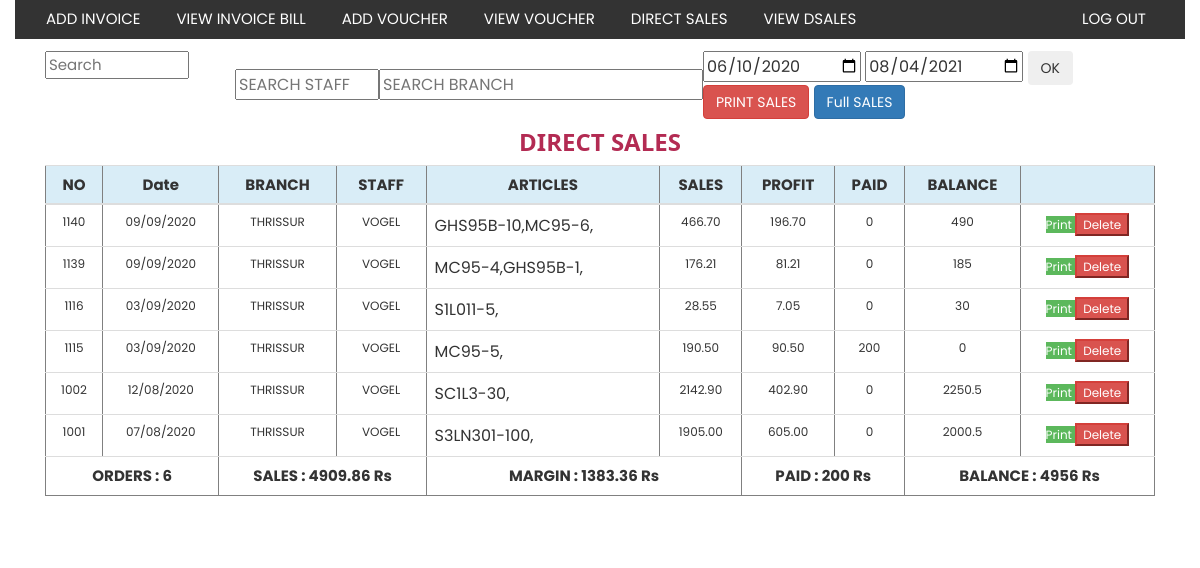
The app's page /staff/ds_view.php with its own data.
### tables this page shows
CREATE TABLE `sales` (
  `sales_id` int(11) NOT NULL,
  `invoice_no` varchar(250) NOT NULL,
  `sales_date` date NOT NULL,
  `sales_time` time NOT NULL,
  `customer_id` int(11) NOT NULL,
  `staff_id` int(11) NOT NULL,
  `sales` decimal(11,2) NOT NULL,
  `profit` decimal(11,2) NOT NULL,
  `paid` varchar(250) NOT NULL,
  `enter_datetime` datetime NOT NULL DEFAULT current_timestamp(),
  `category` int(11) NOT NULL DEFAULT 0,
  `total` decimal(11,2) NOT NULL
);

CREATE TABLE `branches` (
  `branch_id` int(11) NOT NULL,
  `branch_name` varchar(250) NOT NULL
);

CREATE TABLE `staffs` (
  `staff_id` int(11) NOT NULL,
  `staff_name` varchar(250) NOT NULL,
  `branch_id` int(11) NOT NULL,
  `salary` varchar(250) NOT NULL,
  `amount_limit` decimal(11,2) NOT NULL,
  `credit_amount` varchar(250) NOT NULL,
  `staff_ta` decimal(11,2) NOT NULL,
  `staff_allowance` decimal(11,2) NOT NULL,
  `staff_incentive` decimal(11,2) NOT NULL,
  `advance_limit` decimal(11,2) NOT NULL,
  `area` varchar(250) NOT NULL,
  `category` int(11) NOT NULL,
  `first_name` varchar(250) NOT NULL
);

CREATE TABLE `sales_articles` (
  `id` int(11) NOT NULL,
  `sales_id` int(11) NOT NULL,
  `article_id` int(11) NOT NULL,
  `article_qty` int(11) NOT NULL,
  `article_discount` decimal(11,2) NOT NULL
);

CREATE TABLE `articles` (
  `article_id` int(11) NOT NULL,
  `article_name` varchar(250) NOT NULL,
  `supplier_id` int(11) NOT NULL,
  `article_price` decimal(11,2) NOT NULL,
  `article_stock` int(11) DEFAULT 0,
  `article_no` varchar(250) NOT NULL,
  `sales_price` decimal(11,2) NOT NULL,
  `hsn_no` varchar(250) NOT NULL,
  `sgst` varchar(250) NOT NULL,
  `cgst` varchar(250) NOT NULL,
  `igst` varchar(250) NOT NULL,
  `staff_stock` int(11) DEFAULT 0,
  `enter_datetime` datetime NOT NULL DEFAULT current_timestamp(),
  `sold` int(11) DEFAULT 0,
  `dsold` int(11) DEFAULT 0,
  `fsold` int(11) DEFAULT 0,
  `cess` decimal(11,2) NOT NULL
);

### connect.php (called while the page is built, shortened)
<?php
   $date = date("Y-m-d");
?>

### staff/ds_view.php (the view, shortened to what this page needs)
<?php
      include ("../connect.php");
  $user_name = $_SESSION["username"];
   $date = date("Y-m-d");?>
  <link rel="stylesheet" href="https://maxcdn.bootstrapcdn.com/bootstrap/3.4.0/css/bootstrap.min.css">
  <link rel="stylesheet" href="../css/w3.css">
  <link rel="stylesheet" type="text/css" href="../css/sweetalert.css"><label hidden="">invalid</label>
</head>
<body>
  <div id="main_ddiv" class="col-lg-12">
  <div class="col-lg-12" style="background-color: #333;">
 <a class="w3-bar-item w3-button w3-hover-yellow navoption" href="../staff/home2.php" >ADD  INVOICE   </a>
    <a class="w3-bar-item w3-button w3-hover-yellow navoption" href="../staff/view_sales.php" > VIEW INVOICE BILL  </a>
    <a class="w3-bar-item w3-button w3-hover-yellow navoption" href="../staff/home3.php" > ADD VOUCHER </a>
    <a class="w3-bar-item w3-button w3-hover-yellow navoption" href="../staff/vouchers.php" > VIEW VOUCHER </a>
    <a class="w3-bar-item w3-button w3-hover-yellow navoption" href="../staff/ds.php" > DIRECT SALES </a>
    <a class="w3-bar-item w3-button w3-hover-yellow navoption" href="../staff/ds_view.php" > VIEW DSALES </a>
    <a class="w3-bar-item w3-button w3-hover-white navoption" href="../logout.php" style="float: right;" >  LOG OUT &nbsp <?php echo $user_name; ?>   </a>
  </div>
  <div class="col-md-12" style="margin-top: 1vw;">
    <?php
include '../connect.php';
$from_date='2020-06-10';
$to_date=$date;
$sales_sql = "SELECT sales.profit,sales.total,sales.paid,sales.invoice_no,sales.sales,sales.sales_id,sales.customer_id,sales.sales_date,customers.customer_name,branches.branch_name,staffs.staff_name,staffs.staff_id,branches.branch_id from sales
LEFT join customers on customers.customer_id=sales.customer_id
LEFT join staffs on staffs.staff_id=sales.staff_id
LEFT join branches on branches.branch_id=staffs.branch_id where sales.category=1 order by sales_id desc";
?>
<!DOCTYPE html>
<html>
<head>
</head>
<body>
     <div class="col-lg-2" ><input  placeholder="Search" id="myInput" type="text" style="width: 12vw;color: black;margin-bottom: 1vw;">   </div>
     <div class="col-lg-10" >
<table>
  <tr>
    <td>
        <input list="staffs" id="staff_id"  style="width: 12vw;" onkeyup="refresh_again1(this.value,'staff_id');" name="staff_id" placeholder="SEARCH STAFF" >
    </td>
    <td>
          <input list="branches" id="branch_id" onkeyup="refresh_again1(this.value,'branch_id');" name="branch_id" placeholder="SEARCH BRANCH" >
    </td>
    <td>
<input  type="date" name="from_date" value="<?php echo $from_date;?>" id="from_date">
<input  type="date" name="to_date" value="<?php echo $to_date;?>" id="to_date">
<button class="btn btn-md" onclick="date_filter();">OK </button>
<button class="btn btn-danger"  onclick="print_page()">PRINT SALES</button>
<a class="btn btn-primary" href="../view/full_sales.php"> Full SALES</a>
    </td>
  </tr>
</table>
</div>
    <div id="printableArea"  class="col-md-12" style="overflow: auto; ">
      <h3 style="text-align: center;"><b>DIRECT SALES </b></h3>
      <table border="1" class="table table-hover "  id="kit_table" style="font-size: 1vw;width: 100%;">
         <tr class="active info">
<th style="text-align: center;" >NO</th>
<th style="text-align: center;" >Date</th>
<th style="text-align: center;">BRANCH  </th>
<th style="text-align: center;">STAFF </th>
<th style="text-align: center;">ARTICLES </th>
<th style="text-align: center;">SALES</th>
<th style="text-align: center;">PROFIT</th>
<th style="text-align: center;">PAID</th>
<th style="text-align: center;">BALANCE</th>
<th></th>
</tr>
<tbody id="table">
  <?php
  $query = mysqli_query($conn, $sales_sql);
  $sales_sum = 0;
  $paid_sum = 0;
  $balance_sum = 0;
  $margin_sum = 0;
  $order_count = 0;
  while ($fetch = mysqli_fetch_array($query))
  {
    $sales_id = $fetch["sales_id"];
    $invoice_no = $fetch["invoice_no"];
    $paid = $fetch["paid"];
    $sales_date = $fetch["sales_date"];
    $total = $fetch["total"];
    $sales_date = date("d/m/Y", strtotime($sales_date));
    $branch_name = $fetch["branch_name"];
    $staff_name = $fetch["staff_name"];
    $branch_id = $fetch["branch_id"];
    $sales = $fetch["sales"];
    $profit = $fetch["profit"];
    $sales_sum+=$sales;
    $paid_sum+=$paid;
    $margin_sum+=$profit;
    $balance=$total-$paid;
    $balance_sum+=$balance;
    $order_count++;
    ?>
   <tr class="table_row" style="cursor: pointer;">
         <td ><a href="../forms/add_grv.php?sales_id=<?php echo $sales_id;?>"> <?php echo $invoice_no; ?> </a></td>
     <td onclick="delete_sale('<?php echo $sales_id;?>')"> <?php echo $sales_date; ?> </td>
     <td onclick="refresh_again1('<?php echo $branch_id;?>','branch_id')">  <?php echo $branch_name;?> </td>
     <td ><a >  <?php echo $staff_name; ?></a></td>
     <td onclick= "open_size_list('<?php echo $sales_id;?>');"><a >
       <table  ><tr>
          <?php
              $query2=mysqli_query($conn,"SELECT sales_articles.sales_id, sales_articles.article_id,sales_articles.article_qty,articles.article_no,articles.article_price,articles.sales_price, sales_articles.id,articles.article_name FROM `sales_articles` left join `articles` on articles.article_id=sales_articles.article_id  WHERE sales_articles.sales_id='$sales_id'");
                while ($fetch2=mysqli_fetch_array($query2))
                      {
                          $article_no=$fetch2['article_no'];
                          $article_qty=$fetch2['article_qty'];
                          ?>
                          <td> <?php echo $article_no; ?></td>
                          <td>    -  </td>
                          <td> <?php echo  $article_qty.","." "?></td>
                          <?php
                      }
    ?></tr>
  </table>
     </a></td>
     <td> <a > <?php echo $sales; ?> </a></td>
     <td> <a href="../print/delivery_order.php?sales_id=<?php echo $sales_id;?>"> <?php echo $profit; ?> </a></td>
     <td > <a ><?php echo $paid; ?></a></td>
     <td> <?php echo $balance; ?></td>
      <td>
      <a class=" btn-success" href="../print/invoice_bill.php?sales_id=<?php echo $sales_id;?>">Print </a>
      <a ><button class=" btn-danger" onclick="delete_invoice('<?php echo $sales_id;?>')">Delete</button> </a>
    </td>
   </tr>
<?php
}
?>
      <tr class="table_summary" >
          <th colspan="2">ORDERS : <?php echo $order_count; ?> </th>
          <th colspan="2">SALES : <?php echo $sales_sum; ?> Rs</th>
          <th colspan="2">MARGIN : <?php echo $margin_sum; ?> Rs</th>
          <th colspan="2">PAID : <?php echo $paid_sum; ?> Rs</th>
          <th colspan="2">BALANCE : <?php echo $balance_sum; ?> Rs</th>
      </tr>
</tbody>
</table>
</div>
</div>
</body>
</html>

### css/w3.css (style rules this page uses)
html { box-sizing:border-box }
*,*:before,*:after { box-sizing:inherit }
html { -ms-text-size-adjust:100%;-webkit-text-size-adjust:100% }
body { margin:0 }
a { background-color:transparent }
b,strong { font-weight:bolder }
button,input,select,textarea,optgroup { font:inherit;margin:0 }
button,input { overflow:visible }
button,select { text-transform:none }
button,[type=button],[type=reset],[type=submit] { -webkit-appearance:button }
html,body { font-family:Verdana,sans-serif;font-size:15px;line-height:1.5 }
html { overflow-x:hidden }
h3 { font-size:24px }
h1,h2,h3,h4,h5,h6 { font-family:"Segoe UI",Arial,sans-serif;font-weight:400;margin:10px 0 }
a { color:inherit }
.w3-btn,.w3-button { border:none;display:inline-block;padding:8px 16px;vertical-align:middle;overflow:hidden;text-decoration:none;color:inherit;background-color:inherit;text-align:center;cursor:pointer;white-space:nowrap }
.w3-btn,.w3-button { -webkit-touch-callout:none;-webkit-user-select:none;-khtml-user-select:none;-moz-user-select:none;-ms-user-select:none;user-select:none }

### staff/ds_view.php (style rules this page uses)
#main_ddiv { background-image: url('../images/logo.png'); background-repeat: no-repeat; background-attachment: fixed; background-position: 95% 98%; background-size: 350px 350px; height: 45vw; }

### records on screen
sales: invoice_no "1140", sales_date "09/09/2020", branches.branch_name "THRISSUR", staff.staff_name "VOGEL", sales "466.70", profit "196.70", paid "0", balance "490"
sales_articles: article.article_no "GHS95B", article_qty "10"
sales_articles: article.article_no "MC95", article_qty "6"
sales: invoice_no "1139", sales_date "09/09/2020", branches.branch_name "THRISSUR", staff.staff_name "VOGEL", sales "176.21", profit "81.21", paid "0", balance "185"
sales_articles: article.article_no "MC95", article_qty "4"
sales_articles: article.article_no "GHS95B", article_qty "1"
sales: invoice_no "1116", sales_date "03/09/2020", branches.branch_name "THRISSUR", staff.staff_name "VOGEL", sales "28.55", profit "7.05", paid "0", balance "30"
sales_articles: article.article_no "S1L011", article_qty "5"
sales: invoice_no "1115", sales_date "03/09/2020", branches.branch_name "THRISSUR", staff.staff_name "VOGEL", sales "190.50", profit "90.50", paid "200", balance "0"
sales_articles: article.article_no "MC95", article_qty "5"
sales: invoice_no "1002", sales_date "12/08/2020", branches.branch_name "THRISSUR", staff.staff_name "VOGEL", sales "2142.90", profit "402.90", paid "0", balance "2250.5"
sales_articles: article.article_no "SC1L3", article_qty "30"
sales: invoice_no "1001", sales_date "07/08/2020", branches.branch_name "THRISSUR", staff.staff_name "VOGEL", sales "1905.00", profit "605.00", paid "0", balance "2000.5"
sales_articles: article.article_no "S3LN301", article_qty "100"

### other values on screen
$order_count "6"
$sales_sum "4909.86"
$margin_sum "1383.36"
$paid_sum "200"
$balance_sum "4956"
